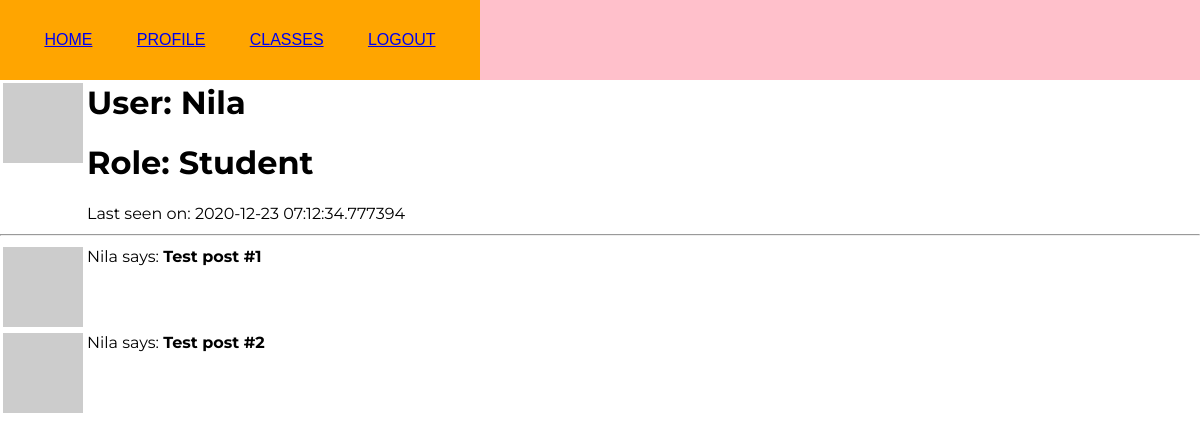
Before: /user/Nila (signed in) with the older database file.
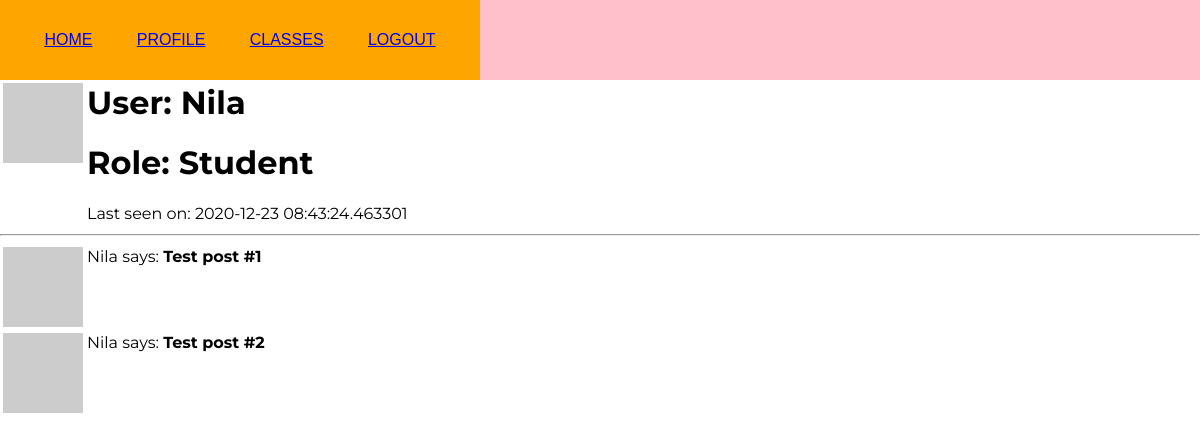
After: the same page with the newer database file.
### app/models.py (models this page shows, shortened)
class User(UserMixin, db.Model):
    id = db.Column(db.Integer, primary_key=True)
    username = db.Column(db.String(64), index=True, unique=True) # adding columns to the database
    email = db.Column(db.String(120), index=True, unique=True)
    password_hash = db.Column(db.String(128))
    role = db.Column(db.Integer, index=False, unique=False) # 0 is Teacher, 1 is Student
    about_me = db.Column(db.String(140))
    last_seen = db.Column(db.DateTime, default=datetime.utcnow)
    posts = db.relationship('Post', backref='author', lazy='dynamic') # First part is calling it from the Post model, secret field is the backref (author)
    reactions = db.relationship('Reactions', backref='reactor', lazy='dynamic') # This will show all the reactions that this user has made
    teaches = db.relationship('Courses', backref='teacher', lazy='dynamic') # This will show all the courses that the user teaches
    signups = db.relationship('Signups', backref='student', lazy='dynamic') # This will show all of the signups of that user
    speed = db.relationship('Speed', backref='speeder', lazy='dynamic') # This will show all the speed complaints of that user
    def avatar(self, size):
        digest = md5(self.email.lower().encode('utf-8')).hexdigest()
        return 'https://www.gravatar.com/avatar/{}?d=identicon&s={}'.format(digest, size)

### app/routes.py (the view)
@app.route('/user/<username>') # User profile page
@login_required
def user(username):
    user = User.query.filter_by(username=username).first_or_404()
    posts = [
        {'author': user, 'body': 'Test post #1'},
        {'author': user, 'body': 'Test post #2'}
    ]
    return render_template('user.html', user=user, posts=posts, title=username)

### app/models.py (called while the page is built)
@login.user_loader
def load_user(id):
        return User.query.get(int(id))

### app/routes.py (called while the page is built)
@app.before_request # This function will be executed right before the view function
def before_request():
    if current_user.is_authenticated: # Checks whether the current user is logged in
        current_user.last_seen = datetime.utcnow() # Sets the last seen to the date using the UTC time zone
        db.session.commit() # Don't need to do db.session.add() because the user is already in the database (using a current_user)

### app/templates/user.html (shortened to what this page needs)
{% extends "base.html" %}
{% block content %}
<table>
    <tr valign="top">
        <td><img src="{{ user.avatar(128) }}"></td>
        <td><h1>User: {{ user.username }}</h1>
            {% if user.role == 0 %}
                <h1>Role: Teacher</h1>
            {% else %}
                <h1>Role: Student</h1>
            {% endif %}
            {% if user.last_seen %}
                <p>Last seen on: {{ user.last_seen }}</p>
            {% endif %}
        </td>
    </tr>
</table>
    <hr>
    {% for post in posts %}
    <table>
        <tr valign="top">
            <td><img src="{{ user.avatar(36) }}"></td>
            <td>{{ post.author.username }} says: <b>{{ post.body }}</b></td>
        </tr>
    </table>
    {% endfor %}
{% endblock %}

### app/templates/base.html (shortened to what this page needs)
<html>
    <head>
        <link rel="stylesheet" href="{{ url_for('static', filename='css/base.css') }}">
    </head>
    <header>
        <nav>
            <a href="{{ url_for('index') }}">Home</a>
            {% if current_user.is_anonymous %}
            <a href="{{ url_for('login') }}">Login</a>
            {% else %}
            <a href="{{ url_for('user', username=current_user.username) }}">Profile</a>
            <a href="{{ url_for('classes', username=current_user.username) }}">Classes</a>
            <a href="{{ url_for('logout') }}">Logout</a>
            {% endif %}
        </nav>
    </header>
    <body>
        {% block content %} {% endblock %}
    </body>
</html>

### app/static/css/base.css (style rules this page uses)
body { margin: 0 !important; font-family: "Montserrat", sans-serif; }
header { height: 80px; width: 100%; display: flex; align-items: center; justify-content: flex-start; font-family: Poppins, sans-serif; text-transform: uppercase; z-index: 100; background-color: pink; }
nav { background-color: orange; width: 40%; height: 100%; display: flex; justify-content: space-evenly; align-items: center; }

Changed rows visible on the page:
changed User "Nila": last_seen "2020-12-23 07:12:34.777394" → "2020-12-23 08:43:24.463301"
